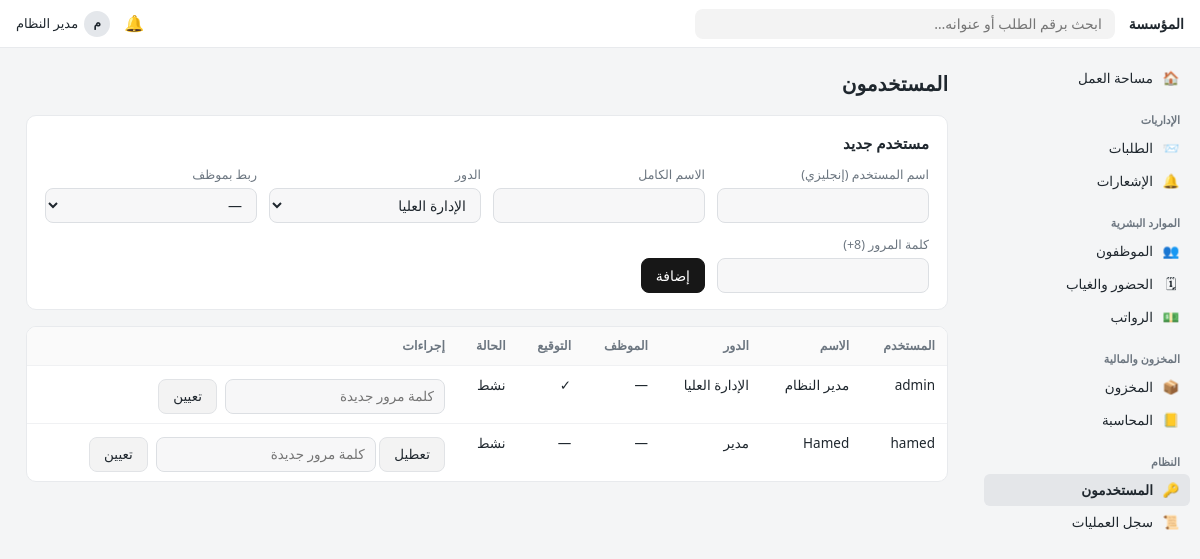
The app's page /users (signed in) with its own data.
### tables this page shows
CREATE TABLE users(
 id INTEGER PRIMARY KEY, username TEXT UNIQUE NOT NULL, password_hash TEXT NOT NULL,
 full_name TEXT NOT NULL, role TEXT NOT NULL,
 employee_id INTEGER REFERENCES employees(id), active INTEGER DEFAULT 1, signature TEXT);

### app.py (the view, shortened to what this page needs)
@app.route("/users", methods=["GET", "POST"])
@login_required(())
def users():
    if not has_role(current_user(), "admin"):
        abort(403)
    return render_template("users.html",
                           rows=q("SELECT u.*, e.name emp FROM users u LEFT JOIN employees e ON e.id=u.employee_id ORDER BY u.id"),
                           emps=q("SELECT id,name FROM employees WHERE status='active' ORDER BY name"))

### app.py (called while the page is built)
def db():
    if "db" not in g:
        g.db = sqlite3.connect(DB_PATH)
        g.db.row_factory = sqlite3.Row
        g.db.execute("PRAGMA foreign_keys=ON")
    return g.db

def q(sql, args=(), one=False):
    rows = db().execute(sql, args).fetchall()
    if one:
        return rows[0] if rows else None
    return rows

def current_user():
    if "_user" not in g:
        uid = session.get("uid")
        g._user = q("SELECT * FROM users WHERE id=? AND active=1", (uid,), one=True) if uid else None
    return g._user

def has_role(u, *roles):
    return bool(u) and (u["role"] == "admin" or u["role"] in roles)

def login_required(roles=None):
    def deco(f):
        @wraps(f)
        def w(*a, **k):
            u = current_user()
            if not u:
                return redirect(url_for("login", next=request.path))
            if roles and not has_role(u, *roles):
                abort(403)
            return f(*a, **k)
        return w
    return deco

def csrf_token():
    if "csrf" not in session:
        session["csrf"] = secrets.token_hex(16)
    return session["csrf"]

@app.before_request
def csrf_protect():
    if request.method == "POST":
        tok = session.get("csrf", "")
        if not tok or not secrets.compare_digest(tok, request.form.get("csrf", "")):
            abort(400)

@app.after_request
def headers(resp):
    resp.headers["X-Content-Type-Options"] = "nosniff"
    resp.headers["X-Frame-Options"] = "DENY"
    resp.headers["Referrer-Policy"] = "same-origin"
    resp.headers["Content-Security-Policy"] = "default-src 'self'; style-src 'self' 'unsafe-inline'; img-src 'self' data:"
    return resp

@app.context_processor
def inject():
    u = current_user()
    pending = len(pending_for(u)) if u else 0
    unread = q("SELECT COUNT(*) c FROM notifications WHERE user_id=? AND read=0", (u["id"],), one=True)["c"] if u else 0
    return dict(user=u, org=ORG_NAME, ROLES=ROLES, TYPES=TYPES, STEP_KINDS=STEP_KINDS, CATEGORIES=CATEGORIES, unread=unread, STATUS=STATUS, ATT=ATT,
                ACCOUNTS=ACCOUNTS, csrf_token=csrf_token, pending_count=pending,
                can=lambda *r: has_role(u, *r), today=date.today().isoformat())

def pending_for(u):
    if not u:
        return []
    rows = q(REQ_SQL + "WHERE r.status='pending' ORDER BY r.id DESC")
    return [r for r in rows if can_act(u, r)]

### templates/users.html
{% extends "base.html" %}{% block body %}
<h1>المستخدمون</h1>
<div class="card"><h2 style="margin-top:0">مستخدم جديد</h2>
<form method="post" class="row"><input type="hidden" name="csrf" value="{{ csrf_token() }}">
<div><label>اسم المستخدم (إنجليزي)</label><input name="username" required></div>
<div><label>الاسم الكامل</label><input name="full_name" required></div>
<div><label>الدور</label><select name="role">{% for k,v in ROLES.items() %}<option value="{{ k }}">{{ v }}</option>{% endfor %}</select></div>
<div><label>ربط بموظف</label><select name="employee_id"><option value="">—</option>{% for e in emps %}<option value="{{ e.id }}">{{ e.name }}</option>{% endfor %}</select></div>
<div><label>كلمة المرور (8+)</label><input name="password" type="password" required minlength="8"></div>
<div style="align-self:end"><button>إضافة</button></div></form></div>
<div class="scroll"><table><tr><th>المستخدم</th><th>الاسم</th><th>الدور</th><th>الموظف</th><th>التوقيع</th><th>الحالة</th><th>إجراءات</th></tr>
{% for r in rows %}<tr><td>{{ r.username }}</td><td>{{ r.full_name }}</td><td>{{ ROLES[r.role] }}</td><td>{{ r.emp or '—' }}</td>
<td>{{ '✓' if r.signature else '—' }}</td><td>{{ 'نشط' if r.active else 'معطل' }}</td><td>
{% if r.id != user.id %}<form method="post" action="{{ url_for('user_toggle', uid=r.id) }}" style="display:inline"><input type="hidden" name="csrf" value="{{ csrf_token() }}"><button class="gray">{{ 'تعطيل' if r.active else 'تفعيل' }}</button></form>{% endif %}
<form method="post" action="{{ url_for('user_reset', uid=r.id) }}" class="inline" style="display:inline-flex;margin-top:4px"><input type="hidden" name="csrf" value="{{ csrf_token() }}"><input name="password" type="password" placeholder="كلمة مرور جديدة" minlength="8" required><button class="gray">تعيين</button></form></td></tr>{% endfor %}
</table></div>{% endblock %}

### templates/base.html (shortened to what this page needs)
{% macro side(endpoint, label, icon, roles=(), active=(), badge=0) %}{% if not roles or can(*roles) %}<a class="side-item {{ 'active' if request.endpoint in (active or (endpoint,)) }}" href="{{ url_for(endpoint) }}"><span class="ic">{{ icon }}</span>{{ label }}{% if badge %}<span class="cnt">{{ badge }}</span>{% endif %}</a>{% endif %}{% endmacro %}
<!doctype html>
<html lang="ar" dir="rtl"><head><meta charset="utf-8">
<link rel="stylesheet" href="{{ url_for('static', filename='style.css') }}"></head><body>
{% if user %}
<div class="navbar">
 <a class="brand" href="{{ url_for('dashboard') }}">{{ org }}</a>
 <form class="search" method="get" action="{{ url_for('search') }}"><input type="search" name="q" placeholder="ابحث برقم الطلب أو عنوانه…"></form>
 <div class="nav-right">
  <a class="bell" href="{{ url_for('notifications') }}" title="الإشعارات">🔔{% if unread %}<span class="n">{{ unread }}</span>{% endif %}</a>
  <details class="menu"><summary><span class="avatar">{{ user.full_name[:1] }}</span>{{ user.full_name }}</summary>
   </details>
 </div>
</div>
<div class="layout">
 <aside class="sidebar">
  {{ side('dashboard','مساحة العمل','🏠') }}
  <div class="side-title">الإداريات</div>
  {{ side('requests_list','الطلبات','📨',active=('requests_list','request_view','request_new'),badge=pending_count) }}
  {{ side('notifications','الإشعارات','🔔',badge=unread) }}
  {% if can('hr','manager','accountant') %}<div class="side-title">الموارد البشرية</div>{% endif %}
  {{ side('employees','الموظفون','👥',('hr','manager'),('employees','employee_edit')) }}
  {{ side('attendance','الحضور والغياب','🗓',('hr','manager')) }}
  {{ side('payroll','الرواتب','💵',('hr','accountant')) }}
  {% if can('store','manager','accountant') %}<div class="side-title">المخزون والمالية</div>{% endif %}
  {{ side('inventory','المخزون','📦',('store','manager'),('inventory','inventory_moves')) }}
  {{ side('accounting','المحاسبة','📒',('accountant',)) }}
  {% if user.role=='admin' %}<div class="side-title">النظام</div>
  {{ side('users','المستخدمون','🔑') }}{{ side('audit','سجل العمليات','📜') }}{% endif %}
 </aside>
 <div class="page">
{% else %}<div class="public">{% endif %}
{% block body %}{% endblock %}
{% if user %}</div></div>{% else %}</div>{% endif %}
</body></html>

### static/style.css (style rules this page uses)
:root { --bg:#f4f5f6;--card:#fff;--border:#e8eaed;--text:#1f272e;--muted:#6c7680;--dark:#171717;--accent:#2490ef; --green:#16794c;--green-bg:#e3f6ea;--orange:#b25400;--orange-bg:#fff0dd;--red:#c0302b;--red-bg:#fde8e7;--blue:#1a5fb4;--blue-bg:#e5f0fd;--gray-bg:#efefef }
* { box-sizing:border-box }
body { margin:0;font-family:"Segoe UI",Tahoma,Arial,sans-serif;background:var(--bg);color:var(--text);line-height:1.55;font-size:14px }
a { color:var(--accent);text-decoration:none }
.navbar { position:sticky;top:0;z-index:20;height:48px;background:#fff;border-bottom:1px solid var(--border);display:flex;align-items:center;gap:14px;padding:0 16px }
.brand { font-weight:700;color:var(--text);white-space:nowrap }
.navbar form.search { flex:1;max-width:420px }
.navbar input[type=search] { background:#f3f3f3;border:1px solid transparent;border-radius:8px;height:30px;padding:0 12px }
.nav-right { margin-inline-start:auto;display:flex;align-items:center;gap:14px }
.bell { position:relative;color:var(--text);font-size:16px }
details.menu { position:relative }
details.menu summary { list-style:none;cursor:pointer;display:flex;align-items:center;gap:6px;font-size:13px }
.avatar { width:26px;height:26px;border-radius:50%;background:#e4e7eb;display:inline-flex;align-items:center;justify-content:center;font-weight:600;font-size:12px }
.layout { display:flex;max-width:1480px;margin:0 auto }
.sidebar { width:226px;flex:none;padding:14px 10px;position:sticky;top:48px;height:calc(100vh - 48px);overflow:auto }
.side-title { font-size:11px;color:var(--muted);margin:16px 10px 4px;font-weight:600 }
.side-item { display:flex;gap:9px;align-items:center;padding:6px 10px;border-radius:6px;color:var(--text);font-size:13.5px }
.side-item.active { background:#e4e6e9;font-weight:600 }
.side-item .ic { width:18px;text-align:center }
.page { flex:1;min-width:0;padding:20px 26px 48px }
h1 { font-size:20px;font-weight:700;margin:0 0 16px;display:flex;align-items:center;gap:10px;flex-wrap:wrap }
h2 { font-size:15px;margin:22px 0 10px }
.card { background:var(--card);border:1px solid var(--border);border-radius:10px;padding:16px 18px;margin-bottom:16px }
table { width:100%;border-collapse:separate;border-spacing:0;background:var(--card);border:1px solid var(--border);border-radius:10px;overflow:hidden }
th,td { padding:9px 12px;text-align:start;border-bottom:1px solid #f0f1f3;font-size:13.5px;vertical-align:top }
th { background:#fafafa;color:var(--muted);font-weight:600;font-size:12.5px }
tr:last-child td { border-bottom:0 }
.scroll { overflow-x:auto }
input,select,textarea { font:inherit;padding:6px 10px;border:1px solid #dcdfe3;border-radius:8px;width:100%;background:#f7f7f8;color:var(--text) }
.row { display:grid;grid-template-columns:repeat(auto-fit,minmax(210px,1fr));gap:12px }
label { display:block;font-size:12.5px;color:var(--muted);margin-bottom:3px }
button,.btn { display:inline-flex;align-items:center;gap:6px;background:var(--dark);color:#fff;border:1px solid var(--dark);border-radius:8px;padding:6px 14px;cursor:pointer;font:inherit;font-weight:500 }
button.gray,.btn.gray { background:#f3f3f3;color:var(--text);border-color:#e1e3e6 }
.inline { display:flex;gap:8px;flex-wrap:wrap;align-items:end }
.inline>* { width:auto;flex:1 1 130px }
.inline>button,.inline>.btn { flex:0 0 auto }

### records on screen
users: full_name "م", full_name "مدير النظام", username "admin", role "الإدارة العليا", emp "—", signature "✓", active "نشط"
users: username "hamed", full_name "Hamed", role "مدير", emp "—", signature "—", active "نشط", active "تعطيل"

### other values on screen
{{ org }} "المؤسسة"
{{ icon }} "🏠 📨 🔔 👥 🗓 💵 📦 📒 🔑 📜"
{{ label }} "مساحة العمل الطلبات الإشعارات الموظفون الحضور والغياب الرواتب المخزون المحاسبة المستخدمون سجل العمليات"
form field role "الإدارة العليا"
